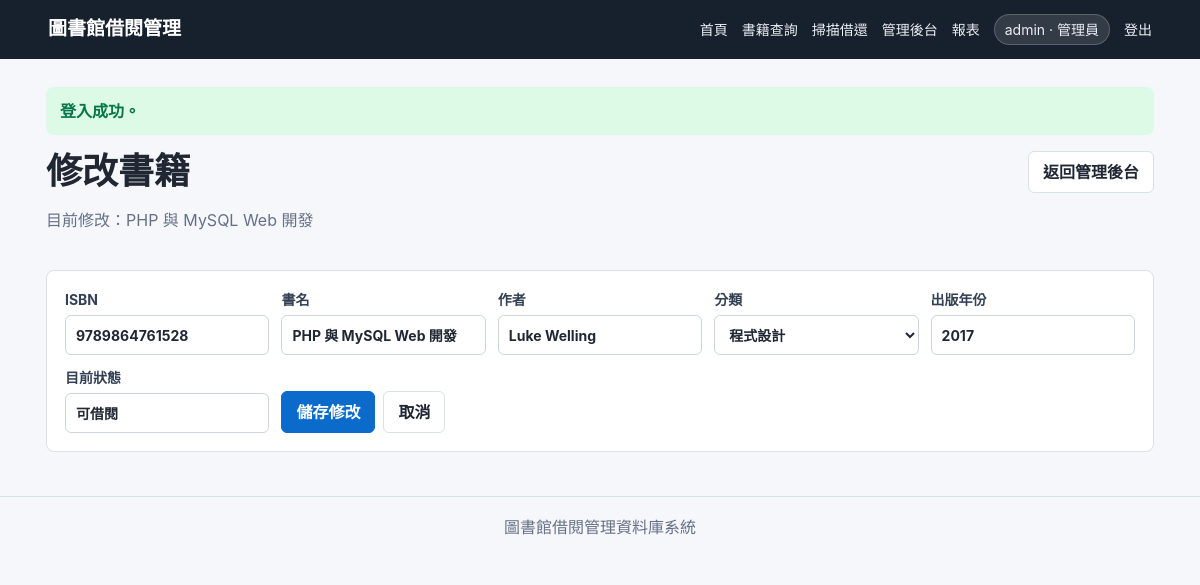
The page /book_edit.php?book_id=2 (signed in) on the database its author committed.
### tables this page shows
CREATE TABLE IF NOT EXISTS `Y114_user` (
  `user_id` INT UNSIGNED NOT NULL AUTO_INCREMENT,
  `student_id` INT UNSIGNED NULL,
  `username` VARCHAR(50) NOT NULL,
  `password_hash` VARCHAR(255) NOT NULL,
  `role` ENUM('admin', 'reader') NOT NULL DEFAULT 'reader',
  `status` ENUM('active', 'disabled') NOT NULL DEFAULT 'active',
  `created_at` TIMESTAMP NOT NULL DEFAULT CURRENT_TIMESTAMP,
  `updated_at` TIMESTAMP NOT NULL DEFAULT CURRENT_TIMESTAMP ON UPDATE CURRENT_TIMESTAMP,
  PRIMARY KEY (`user_id`),
  UNIQUE KEY `uq_Y114_user_username` (`username`),
  KEY `idx_Y114_user_student_id` (`student_id`),
  CONSTRAINT `fk_Y114_user_student`
    FOREIGN KEY (`student_id`) REFERENCES `Y114_student` (`student_id`)
    ON UPDATE CASCADE ON DELETE SET NULL
);

CREATE TABLE IF NOT EXISTS `Y114_book` (
  `book_id` INT UNSIGNED NOT NULL AUTO_INCREMENT,
  `isbn` VARCHAR(30) NULL,
  `title` VARCHAR(180) NOT NULL,
  `author` VARCHAR(120) NOT NULL,
  `category_id` INT UNSIGNED NOT NULL,
  `publication_year` SMALLINT UNSIGNED NULL,
  `status` ENUM('available', 'borrowed', 'removed') NOT NULL DEFAULT 'available',
  `created_at` TIMESTAMP NOT NULL DEFAULT CURRENT_TIMESTAMP,
  `updated_at` TIMESTAMP NOT NULL DEFAULT CURRENT_TIMESTAMP ON UPDATE CURRENT_TIMESTAMP,
  PRIMARY KEY (`book_id`),
  UNIQUE KEY `uq_Y114_book_isbn` (`isbn`),
  KEY `idx_Y114_book_title` (`title`),
  KEY `idx_Y114_book_author` (`author`),
  KEY `idx_Y114_book_category_id` (`category_id`),
  CONSTRAINT `fk_Y114_book_category`
    FOREIGN KEY (`category_id`) REFERENCES `Y114_category` (`category_id`)
    ON UPDATE CASCADE ON DELETE RESTRICT
);

CREATE TABLE IF NOT EXISTS `Y114_category` (
  `category_id` INT UNSIGNED NOT NULL AUTO_INCREMENT,
  `name` VARCHAR(80) NOT NULL,
  PRIMARY KEY (`category_id`),
  UNIQUE KEY `uq_Y114_category_name` (`name`)
);

### src/config.php (called while the page is built, shortened)
<?php
function env_value(string $key, string $default): string
{
    $value = getenv($key);
    return $value === false || $value === '' ? $default : $value;
}
function db(): PDO
{
    static $pdo = null;
    if ($pdo instanceof PDO) {
        return $pdo;
    }
    $host = env_value('DB_HOST', 'db');
    $port = env_value('DB_PORT', '3306');
    $database = env_value('DB_DATABASE', 'csieDBTeam14');
    $username = env_value('DB_USERNAME', 'csie_user');
    $password = env_value('DB_PASSWORD', 'csiePassword14');
    $dsn = "mysql:host={$host};port={$port};dbname={$database};charset=utf8mb4";
    $pdo = new PDO($dsn, $username, $password, [
        PDO::ATTR_ERRMODE => PDO::ERRMODE_EXCEPTION,
        PDO::ATTR_DEFAULT_FETCH_MODE => PDO::FETCH_ASSOC,
        PDO::ATTR_EMULATE_PREPARES => false,
    ]);
    return $pdo;
}
function h(?string $value): string
{
    return htmlspecialchars((string) $value, ENT_QUOTES, 'UTF-8');
}
function consume_flashes(): array
{
    $messages = $_SESSION['flash'] ?? [];
    return $messages;
}
function current_user(): ?array
{
    static $cached = false;
    if ($cached !== false) {
        return $cached;
    }
    $stmt = db()->prepare(
        "SELECT u.*, s.student_no, s.name AS student_name, s.email, s.phone, s.department
         FROM Y114_user u
         LEFT JOIN Y114_student s ON s.student_id = u.student_id
         WHERE u.user_id = ?"
    );
    $stmt->execute([(int) $_SESSION['user_id']]);
    $user = $stmt->fetch();
    $cached = $user;
    return $cached;
}
function require_login(): array
{
    $user = current_user();
    return $user;
}
function require_admin(): array
{
    $user = require_login();
    return $user;
}
function status_label(string $status): string
{
    return [
        'available' => '可借閱',
        'borrowed' => '已借出',
        'removed' => '已下架',
        'returned' => '已歸還',
        'active' => '啟用',
        'disabled' => '停用',
    ][$status] ?? $status;
}
function role_label(string $role): string
{
    return $role === 'admin' ? '管理員' : '讀者';
}

### src/book_edit.php (the view, shortened to what this page needs)
<?php
require __DIR__ . '/config.php';
require_admin();
$bookId = filter_input(INPUT_GET, 'book_id', FILTER_VALIDATE_INT);
$stmt = db()->prepare(
    "SELECT b.*, c.name AS category_name
     FROM Y114_book b
     JOIN Y114_category c ON c.category_id = b.category_id
     WHERE b.book_id = ?"
);
$stmt->execute([$bookId]);
$book = $stmt->fetch();
$categories = db()->query('SELECT * FROM Y114_category ORDER BY name')->fetchAll();
require __DIR__ . '/partials/header.php';
?>
<section class="page-heading">
    <div>
        <h1>修改書籍</h1>
        <p class="muted">目前修改：<?= h($book['title']) ?></p>
    </div>
    <a class="button secondary" href="/admin.php">返回管理後台</a>
</section>
<section class="card">
    <form method="post" class="form-grid">
        <label>
            ISBN
            <input name="isbn" value="<?= h($book['isbn'] ?? '') ?>">
        </label>
        <label>
            書名
            <input name="title" value="<?= h($book['title']) ?>" required>
        </label>
        <label>
            作者
            <input name="author" value="<?= h($book['author']) ?>" required>
        </label>
        <label>
            分類
            <select name="category_id" required>
                <?php foreach ($categories as $category): ?>
                    <?php $selected = (int) $book['category_id'] === (int) $category['category_id']; ?>
                    <option value="<?= (int) $category['category_id'] ?>" <?= $selected ? 'selected' : '' ?>>
                        <?= h($category['name']) ?>
                    </option>
                <?php endforeach; ?>
            </select>
        </label>
        <label>
            出版年份
            <input name="publication_year" type="number" min="1" max="<?= (int) date('Y') + 1 ?>" value="<?= h($book['publication_year'] ?? '') ?>">
        </label>
        <label>
            目前狀態
            <input value="<?= h(status_label($book['status'])) ?>" disabled>
        </label>
        <div class="form-actions">
            <button type="submit">儲存修改</button>
            <a class="button secondary" href="/admin.php">取消</a>
        </div>
    </form>
</section>
<?php require __DIR__ . '/partials/footer.php'; ?>

### src/partials/header.php (shortened to what this page needs)
<?php
$currentUser = current_user();
?>
<!doctype html>
<html lang="zh-Hant">
<head>
    <link rel="stylesheet" href="/assets/styles.css">
</head>
<body>
    <header class="topbar">
        <a class="brand" href="/index.php">圖書館借閱管理</a>
        <nav class="nav">
            <?php if ($currentUser): ?>
                <a href="/index.php">首頁</a>
                <a href="/books.php">書籍查詢</a>
                <a href="/mobile_scan.php">掃描借還</a>
                <?php if ($currentUser['role'] === 'admin'): ?>
                    <a href="/admin.php">管理後台</a>
                    <a href="/reports.php">報表</a>
                <?php endif; ?>
                <span class="user-chip"><?= h($currentUser['username']) ?> ·
                    <?= h(role_label($currentUser['role'])) ?></span>
                <a href="/logout.php">登出</a>
            <?php else: ?>
                <a href="/login.php">登入</a>
            <?php endif; ?>
        </nav>
    </header>
    <main class="container">
        <?php foreach (consume_flashes() as $message): ?>
            <div class="flash <?= h($message['type']) ?>"><?= h($message['message']) ?></div>
        <?php endforeach; ?>

### src/assets/styles.css (style rules this page uses)
:root { color-scheme: light; --bg: #f5f7fb; --surface: #ffffff; --surface-soft: #eef3f8; --ink: #202733; --muted: #667085; --line: #d9e0e8; --accent: #0b6bcb; --accent-dark: #074f96; --danger: #b42318; --success: #067647; --warning: #b54708; }
* { box-sizing: border-box; }
body { margin: 0; background: var(--bg); color: var(--ink); font-family: -apple-system, BlinkMacSystemFont, "Segoe UI", sans-serif; line-height: 1.5; }
a { color: var(--accent); text-decoration: none; }
.topbar { align-items: center; background: #17202d; color: white; display: flex; gap: 24px; justify-content: space-between; padding: 14px clamp(18px, 4vw, 48px); }
.brand { color: white; font-size: 19px; font-weight: 700; }
.nav { align-items: center; display: flex; flex-wrap: wrap; gap: 14px; }
.nav a, .user-chip { color: #e8eef5; font-size: 14px; }
.user-chip { background: rgba(255, 255, 255, 0.12); border: 1px solid rgba(255, 255, 255, 0.2); border-radius: 999px; padding: 4px 10px; }
.container { margin: 0 auto; max-width: 1180px; padding: 28px clamp(16px, 4vw, 36px) 44px; }
.page-heading { align-items: flex-start; display: flex; gap: 20px; justify-content: space-between; margin-bottom: 22px; }
.page-heading h1 { font-size: clamp(28px, 3vw, 38px); line-height: 1.15; margin: 0 0 6px; }
.muted { color: var(--muted); }
.card { background: var(--surface); border: 1px solid var(--line); border-radius: 8px; padding: 18px; }
.form-grid { display: grid; gap: 12px; grid-template-columns: repeat(auto-fit, minmax(180px, 1fr)); }
label { color: #344054; display: grid; font-size: 14px; font-weight: 650; gap: 5px; }
input, select { background: white; border: 1px solid #cbd5e1; border-radius: 6px; color: var(--ink); font: inherit; min-height: 40px; padding: 8px 10px; width: 100%; }
.button, button { align-items: center; background: var(--accent); border: 1px solid var(--accent); border-radius: 6px; color: white; cursor: pointer; display: inline-flex; font: inherit; font-weight: 700; justify-content: center; min-height: 40px; padding: 8px 14px; }
.button.secondary, button.secondary { background: white; border-color: var(--line); color: var(--ink); }
.flash { border-radius: 8px; font-weight: 650; margin-bottom: 16px; padding: 12px 14px; }
.flash.success { background: #dcfae6; color: var(--success); }
.form-actions { align-self: end; display: flex; flex-wrap: wrap; gap: 8px; }

### rows shown on the page
y114_user: username "admin", role "管理員"
y114_book: title "PHP 與 MySQL Web 開發", isbn "9789864761528", author "Luke Welling", category_id "程式設計", publication_year "2017", status "可借閱"

### other values the page prints
$message['message'] "登入成功。"
